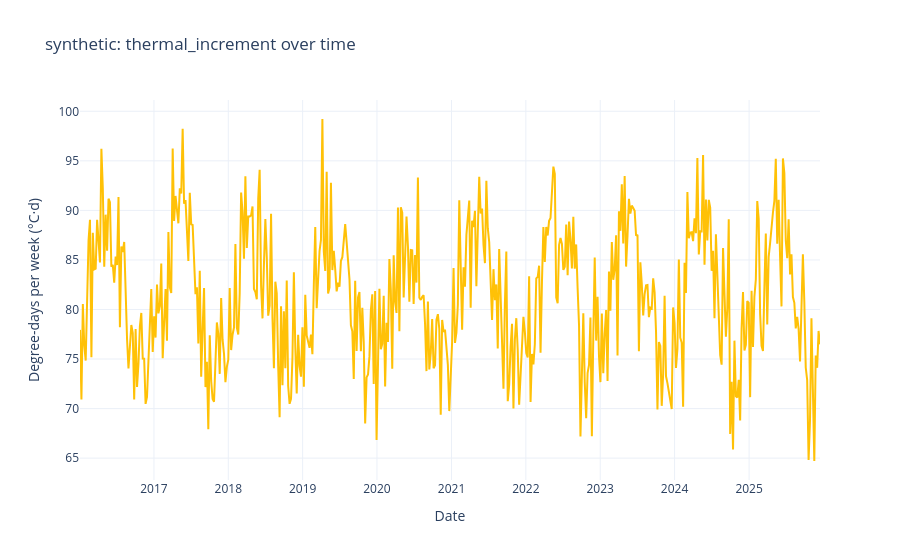

The code cell stored with this chart in its notebook:
### Code cell
# Visualizing the derived weekly thermal increment (degree-days)
fig = go.Figure()
fig.add_trace(go.Scatter(x=weather_weekly_df["date"], y=weather_weekly_df["thermal_increment"], name="thermal_increment", line=dict(color="#FFC107", width=2)))

fig.update_layout(
    title=f"{DATA_DIR.name}: thermal_increment over time",
    xaxis_title="Date",
    yaxis_title="Degree-days per week (°C·d)",
    template="plotly_white",
    legend=dict(orientation="h", y=1.15),
)
fig.show()

### Figure 1 — Plotly figure (JSON) as saved in the notebook; plotly's stock layout.template omitted (floating-point values rounded to 4 significant figures; data arrays with more than 128 entries replaced by an {"elided": "..."} marker saying what was removed)
{"data": [{"line": {"color": "#FFC107", "width": 2}, "name": "thermal_increment", "type": "scatter", "x": {"elided": "520 str values"}, "y": {"elided": "520 float values"}}], "layout": {"legend": {"orientation": "h", "y": 1.15}, "title": {"text": "synthetic: thermal_increment over time"}, "xaxis": {"title": {"text": "Date"}}, "yaxis": {"title": {"text": "Degree-days per week (°C·d)"}}}}
